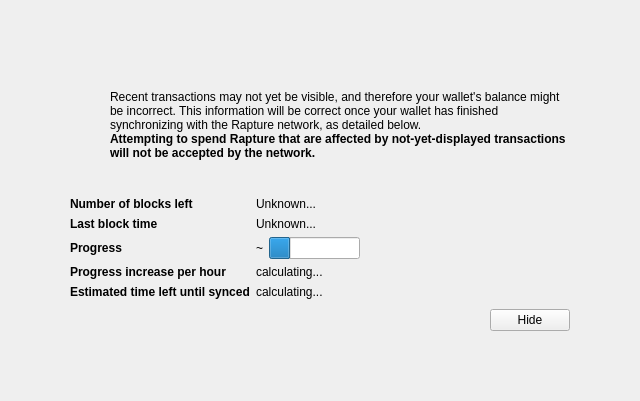
<?xml version="1.0" encoding="UTF-8"?>
<ui version="4.0">
 <class>ModalOverlay</class>
 <widget class="ModalOverlay" name="ModalOverlay">
  <property name="geometry">
   <rect>
    <x>0</x>
    <y>0</y>
    <width>640</width>
    <height>401</height>
   </rect>
  </property>
  <property name="windowTitle">
   <string>Form</string>
  </property>
  <layout class="QVBoxLayout" name="verticalLayout" stretch="0">
   <property name="sizeConstraint">
    <enum>QLayout::SetDefaultConstraint</enum>
   </property>
   <property name="leftMargin">
    <number>0</number>
   </property>
   <property name="topMargin">
    <number>0</number>
   </property>
   <property name="rightMargin">
    <number>0</number>
   </property>
   <property name="bottomMargin">
    <number>0</number>
   </property>
   <item>
    <widget class="QWidget" name="bgWidget" native="true">
     <property name="styleSheet">
      <string notr="true"/>
     </property>
     <layout class="QVBoxLayout" name="verticalLayoutMain" stretch="0">
      <property name="leftMargin">
       <number>60</number>
      </property>
      <property name="topMargin">
       <number>60</number>
      </property>
      <property name="rightMargin">
       <number>60</number>
      </property>
      <property name="bottomMargin">
       <number>60</number>
      </property>
      <item>
       <widget class="QWidget" name="contentWidget" native="true">
        <property name="styleSheet">
         <string notr="true"/>
        </property>
        <layout class="QVBoxLayout" name="verticalLayoutSub" stretch="1,0,0,0,0">
         <property name="spacing">
          <number>0</number>
         </property>
         <property name="leftMargin">
          <number>10</number>
         </property>
         <property name="topMargin">
          <number>10</number>
         </property>
         <property name="rightMargin">
          <number>10</number>
         </property>
         <property name="bottomMargin">
          <number>10</number>
         </property>
         <item>
          <layout class="QHBoxLayout" name="horizontalLayoutIconText" stretch="0,1">
           <property name="topMargin">
            <number>20</number>
           </property>
           <item>
            <layout class="QVBoxLayout" name="verticalLayoutIcon">
             <property name="leftMargin">
              <number>0</number>
             </property>
             <item>
              <widget class="QPushButton" name="warningIcon">
               <property name="enabled">
                <bool>false</bool>
               </property>
               <property name="text">
                <string/>
               </property>
               <property name="icon">
                <iconset>
                 <normaloff>:/icons/warning</normaloff>
                 <disabledoff>:/icons/warning</disabledoff>:/icons/warning</iconset>
               </property>
               <property name="iconSize">
                <size>
                 <width>48</width>
                 <height>48</height>
                </size>
               </property>
               <property name="flat">
                <bool>true</bool>
               </property>
              </widget>
             </item>
             <item>
              <spacer name="verticalSpacerWarningIcon">
               <property name="orientation">
                <enum>Qt::Vertical</enum>
               </property>
               <property name="sizeHint" stdset="0">
                <size>
                 <width>20</width>
                 <height>40</height>
                </size>
               </property>
              </spacer>
             </item>
            </layout>
           </item>
           <item>
            <layout class="QVBoxLayout" name="verticalLayoutInfoText">
             <property name="leftMargin">
              <number>0</number>
             </property>
             <property name="topMargin">
              <number>0</number>
             </property>
             <item>
              <widget class="QLabel" name="infoText">
               <property name="text">
                <string>Recent transactions may not yet be visible, and therefore your wallet's balance might be incorrect. This information will be correct once your wallet has finished synchronizing with the Rapture network, as detailed below.</string>
               </property>
               <property name="textFormat">
                <enum>Qt::RichText</enum>
               </property>
               <property name="wordWrap">
                <bool>true</bool>
               </property>
              </widget>
             </item>
             <item>
              <widget class="QLabel" name="infoTextStrong">
               <property name="font">
                <font>
                 <weight>75</weight>
                 <bold>true</bold>
                </font>
               </property>
               <property name="text">
                <string>Attempting to spend Rapture that are affected by not-yet-displayed transactions will not be accepted by the network.</string>
               </property>
               <property name="textFormat">
                <enum>Qt::RichText</enum>
               </property>
               <property name="wordWrap">
                <bool>true</bool>
               </property>
              </widget>
             </item>
             <item>
              <spacer name="verticalSpacerInTextSpace">
               <property name="orientation">
                <enum>Qt::Vertical</enum>
               </property>
               <property name="sizeHint" stdset="0">
                <size>
                 <width>20</width>
                 <height>40</height>
                </size>
               </property>
              </spacer>
             </item>
            </layout>
           </item>
          </layout>
         </item>
         <item>
          <spacer name="verticalSpacerAfterText">
           <property name="orientation">
            <enum>Qt::Vertical</enum>
           </property>
           <property name="sizeHint" stdset="0">
            <size>
             <width>20</width>
             <height>40</height>
            </size>
           </property>
          </spacer>
         </item>
         <item>
          <layout class="QFormLayout" name="formLayout">
           <property name="fieldGrowthPolicy">
            <enum>QFormLayout::FieldsStayAtSizeHint</enum>
           </property>
           <property name="horizontalSpacing">
            <number>6</number>
           </property>
           <property name="verticalSpacing">
            <number>6</number>
           </property>
           <property name="topMargin">
            <number>10</number>
           </property>
           <item row="0" column="0">
            <widget class="QLabel" name="labelNumberOfBlocksLeft">
             <property name="font">
              <font>
               <weight>75</weight>
               <bold>true</bold>
              </font>
             </property>
             <property name="text">
              <string>Number of blocks left</string>
             </property>
            </widget>
           </item>
           <item row="0" column="1">
            <widget class="QLabel" name="numberOfBlocksLeft">
             <property name="text">
              <string>Unknown...</string>
             </property>
            </widget>
           </item>
           <item row="1" column="0">
            <widget class="QLabel" name="labelLastBlockTime">
             <property name="font">
              <font>
               <weight>75</weight>
               <bold>true</bold>
              </font>
             </property>
             <property name="text">
              <string>Last block time</string>
             </property>
            </widget>
           </item>
           <item row="1" column="1">
            <widget class="QLabel" name="newestBlockDate">
             <property name="sizePolicy">
              <sizepolicy hsizetype="Maximum" vsizetype="Preferred">
               <horstretch>0</horstretch>
               <verstretch>0</verstretch>
              </sizepolicy>
             </property>
             <property name="text">
              <string>Unknown...</string>
             </property>
            </widget>
           </item>
           <item row="2" column="0">
            <widget class="QLabel" name="labelSyncDone">
             <property name="font">
              <font>
               <weight>75</weight>
               <bold>true</bold>
              </font>
             </property>
             <property name="text">
              <string>Progress</string>
             </property>
            </widget>
           </item>
           <item row="2" column="1">
            <layout class="QHBoxLayout" name="horizontalLayoutSync" stretch="0,1">
             <item>
              <widget class="QLabel" name="percentageProgress">
               <property name="text">
                <string>~</string>
               </property>
              </widget>
             </item>
             <item>
              <widget class="QProgressBar" name="progressBar">
               <property name="value">
                <number>24</number>
               </property>
               <property name="format">
                <string/>
               </property>
              </widget>
             </item>
            </layout>
           </item>
           <item row="4" column="0">
            <widget class="QLabel" name="labelProgressIncrease">
             <property name="font">
              <font>
               <weight>75</weight>
               <bold>true</bold>
              </font>
             </property>
             <property name="text">
              <string>Progress increase per hour</string>
             </property>
            </widget>
           </item>
           <item row="4" column="1">
            <widget class="QLabel" name="progressIncreasePerH">
             <property name="text">
              <string>calculating...</string>
             </property>
            </widget>
           </item>
           <item row="5" column="0">
            <widget class="QLabel" name="labelEstimatedTimeLeft">
             <property name="font">
              <font>
               <weight>75</weight>
               <bold>true</bold>
              </font>
             </property>
             <property name="text">
              <string>Estimated time left until synced</string>
             </property>
            </widget>
           </item>
           <item row="5" column="1">
            <widget class="QLabel" name="expectedTimeLeft">
             <property name="text">
              <string>calculating...</string>
             </property>
            </widget>
           </item>
          </layout>
         </item>
         <item>
          <layout class="QHBoxLayout" name="horizontalLayoutButtons">
           <property name="leftMargin">
            <number>10</number>
           </property>
           <property name="topMargin">
            <number>10</number>
           </property>
           <item>
            <spacer name="horizontalSpacer">
             <property name="orientation">
              <enum>Qt::Horizontal</enum>
             </property>
             <property name="sizeHint" stdset="0">
              <size>
               <width>40</width>
               <height>20</height>
              </size>
             </property>
            </spacer>
           </item>
           <item>
            <widget class="QPushButton" name="closeButton">
             <property name="text">
              <string>Hide</string>
             </property>
            </widget>
           </item>
          </layout>
         </item>
         <item>
          <layout class="QVBoxLayout" name="verticalLayout_2">
           <item>
            <spacer name="verticalSpacer">
             <property name="orientation">
              <enum>Qt::Vertical</enum>
             </property>
             <property name="sizeHint" stdset="0">
              <size>
               <width>20</width>
               <height>40</height>
              </size>
             </property>
            </spacer>
           </item>
          </layout>
         </item>
        </layout>
       </widget>
      </item>
     </layout>
    </widget>
   </item>
  </layout>
 </widget>
 <customwidgets>
  <customwidget>
   <class>ModalOverlay</class>
   <extends>QWidget</extends>
   <header>modaloverlay.h</header>
   <container>1</container>
  </customwidget>
 </customwidgets>
 <resources/>
 <connections/>
</ui>
